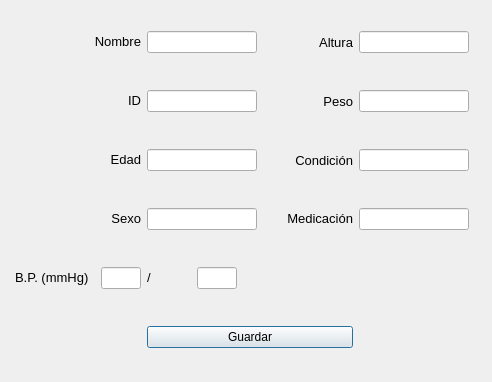
<?xml version="1.0" encoding="UTF-8"?>
<ui version="4.0">
 <class>Dialog</class>
 <widget class="QDialog" name="Dialog">
  <property name="geometry">
   <rect>
    <x>0</x>
    <y>0</y>
    <width>492</width>
    <height>382</height>
   </rect>
  </property>
  <property name="windowTitle">
   <string>Dialog</string>
  </property>
  <widget class="QWidget" name="gridLayoutWidget">
   <property name="geometry">
    <rect>
     <x>0</x>
     <y>0</y>
     <width>484</width>
     <height>381</height>
    </rect>
   </property>
   <layout class="QGridLayout" name="gridLayout">
    <property name="leftMargin">
     <number>15</number>
    </property>
    <property name="topMargin">
     <number>0</number>
    </property>
    <property name="rightMargin">
     <number>15</number>
    </property>
    <property name="bottomMargin">
     <number>0</number>
    </property>
    <item row="0" column="0" colspan="2">
     <widget class="QLabel" name="label">
      <property name="sizePolicy">
       <sizepolicy hsizetype="Expanding" vsizetype="Fixed">
        <horstretch>0</horstretch>
        <verstretch>0</verstretch>
       </sizepolicy>
      </property>
      <property name="minimumSize">
       <size>
        <width>60</width>
        <height>0</height>
       </size>
      </property>
      <property name="font">
       <font>
        <pointsize>10</pointsize>
       </font>
      </property>
      <property name="text">
       <string>Nombre</string>
      </property>
      <property name="alignment">
       <set>Qt::AlignRight|Qt::AlignTrailing|Qt::AlignVCenter</set>
      </property>
     </widget>
    </item>
    <item row="2" column="2" colspan="2">
     <widget class="QLineEdit" name="age_ed"/>
    </item>
    <item row="3" column="2" colspan="2">
     <widget class="QLineEdit" name="sex_ed">
      <property name="minimumSize">
       <size>
        <width>110</width>
        <height>0</height>
       </size>
      </property>
     </widget>
    </item>
    <item row="0" column="2" colspan="2">
     <widget class="QLineEdit" name="name_ed"/>
    </item>
    <item row="1" column="4">
     <widget class="QLabel" name="label_8">
      <property name="sizePolicy">
       <sizepolicy hsizetype="Maximum" vsizetype="Preferred">
        <horstretch>0</horstretch>
        <verstretch>0</verstretch>
       </sizepolicy>
      </property>
      <property name="minimumSize">
       <size>
        <width>90</width>
        <height>0</height>
       </size>
      </property>
      <property name="font">
       <font>
        <pointsize>10</pointsize>
       </font>
      </property>
      <property name="text">
       <string>Peso</string>
      </property>
      <property name="alignment">
       <set>Qt::AlignRight|Qt::AlignTrailing|Qt::AlignVCenter</set>
      </property>
     </widget>
    </item>
    <item row="1" column="2" colspan="2">
     <widget class="QLineEdit" name="id_ed"/>
    </item>
    <item row="1" column="5">
     <widget class="QLineEdit" name="weight_ed">
      <property name="sizePolicy">
       <sizepolicy hsizetype="Fixed" vsizetype="Fixed">
        <horstretch>0</horstretch>
        <verstretch>0</verstretch>
       </sizepolicy>
      </property>
      <property name="minimumSize">
       <size>
        <width>110</width>
        <height>0</height>
       </size>
      </property>
     </widget>
    </item>
    <item row="2" column="5">
     <widget class="QLineEdit" name="cond_ed">
      <property name="sizePolicy">
       <sizepolicy hsizetype="Fixed" vsizetype="Fixed">
        <horstretch>0</horstretch>
        <verstretch>0</verstretch>
       </sizepolicy>
      </property>
      <property name="minimumSize">
       <size>
        <width>110</width>
        <height>0</height>
       </size>
      </property>
     </widget>
    </item>
    <item row="0" column="4">
     <widget class="QLabel" name="label_7">
      <property name="sizePolicy">
       <sizepolicy hsizetype="Maximum" vsizetype="Preferred">
        <horstretch>0</horstretch>
        <verstretch>0</verstretch>
       </sizepolicy>
      </property>
      <property name="minimumSize">
       <size>
        <width>90</width>
        <height>0</height>
       </size>
      </property>
      <property name="font">
       <font>
        <pointsize>10</pointsize>
       </font>
      </property>
      <property name="text">
       <string>Altura</string>
      </property>
      <property name="alignment">
       <set>Qt::AlignRight|Qt::AlignTrailing|Qt::AlignVCenter</set>
      </property>
     </widget>
    </item>
    <item row="4" column="1">
     <widget class="QLineEdit" name="BP_num_ed">
      <property name="sizePolicy">
       <sizepolicy hsizetype="Fixed" vsizetype="Fixed">
        <horstretch>0</horstretch>
        <verstretch>0</verstretch>
       </sizepolicy>
      </property>
      <property name="maximumSize">
       <size>
        <width>40</width>
        <height>16777215</height>
       </size>
      </property>
     </widget>
    </item>
    <item row="0" column="5">
     <widget class="QLineEdit" name="height_ed">
      <property name="sizePolicy">
       <sizepolicy hsizetype="Fixed" vsizetype="Fixed">
        <horstretch>0</horstretch>
        <verstretch>0</verstretch>
       </sizepolicy>
      </property>
      <property name="minimumSize">
       <size>
        <width>110</width>
        <height>0</height>
       </size>
      </property>
     </widget>
    </item>
    <item row="2" column="4">
     <widget class="QLabel" name="label_9">
      <property name="sizePolicy">
       <sizepolicy hsizetype="Maximum" vsizetype="Preferred">
        <horstretch>0</horstretch>
        <verstretch>0</verstretch>
       </sizepolicy>
      </property>
      <property name="minimumSize">
       <size>
        <width>90</width>
        <height>0</height>
       </size>
      </property>
      <property name="font">
       <font>
        <pointsize>10</pointsize>
       </font>
      </property>
      <property name="text">
       <string>Condición</string>
      </property>
      <property name="alignment">
       <set>Qt::AlignRight|Qt::AlignTrailing|Qt::AlignVCenter</set>
      </property>
     </widget>
    </item>
    <item row="5" column="2" colspan="3">
     <widget class="QPushButton" name="save_pat_b">
      <property name="text">
       <string>Guardar</string>
      </property>
     </widget>
    </item>
    <item row="1" column="0" colspan="2">
     <widget class="QLabel" name="label_4">
      <property name="sizePolicy">
       <sizepolicy hsizetype="Expanding" vsizetype="Fixed">
        <horstretch>0</horstretch>
        <verstretch>0</verstretch>
       </sizepolicy>
      </property>
      <property name="minimumSize">
       <size>
        <width>60</width>
        <height>0</height>
       </size>
      </property>
      <property name="font">
       <font>
        <pointsize>10</pointsize>
       </font>
      </property>
      <property name="text">
       <string>ID</string>
      </property>
      <property name="alignment">
       <set>Qt::AlignRight|Qt::AlignTrailing|Qt::AlignVCenter</set>
      </property>
     </widget>
    </item>
    <item row="4" column="0">
     <widget class="QLabel" name="label_3">
      <property name="sizePolicy">
       <sizepolicy hsizetype="Maximum" vsizetype="Fixed">
        <horstretch>0</horstretch>
        <verstretch>0</verstretch>
       </sizepolicy>
      </property>
      <property name="minimumSize">
       <size>
        <width>80</width>
        <height>0</height>
       </size>
      </property>
      <property name="font">
       <font>
        <pointsize>10</pointsize>
       </font>
      </property>
      <property name="text">
       <string>B.P. (mmHg)</string>
      </property>
     </widget>
    </item>
    <item row="2" column="0" colspan="2">
     <widget class="QLabel" name="label_2">
      <property name="sizePolicy">
       <sizepolicy hsizetype="Expanding" vsizetype="Fixed">
        <horstretch>0</horstretch>
        <verstretch>0</verstretch>
       </sizepolicy>
      </property>
      <property name="minimumSize">
       <size>
        <width>60</width>
        <height>0</height>
       </size>
      </property>
      <property name="font">
       <font>
        <pointsize>10</pointsize>
       </font>
      </property>
      <property name="text">
       <string>Edad</string>
      </property>
      <property name="alignment">
       <set>Qt::AlignRight|Qt::AlignTrailing|Qt::AlignVCenter</set>
      </property>
     </widget>
    </item>
    <item row="3" column="0" colspan="2">
     <widget class="QLabel" name="label_5">
      <property name="sizePolicy">
       <sizepolicy hsizetype="Expanding" vsizetype="Fixed">
        <horstretch>0</horstretch>
        <verstretch>0</verstretch>
       </sizepolicy>
      </property>
      <property name="minimumSize">
       <size>
        <width>60</width>
        <height>0</height>
       </size>
      </property>
      <property name="font">
       <font>
        <pointsize>10</pointsize>
       </font>
      </property>
      <property name="text">
       <string>Sexo</string>
      </property>
      <property name="alignment">
       <set>Qt::AlignRight|Qt::AlignTrailing|Qt::AlignVCenter</set>
      </property>
     </widget>
    </item>
    <item row="4" column="2">
     <widget class="QLabel" name="label_6">
      <property name="sizePolicy">
       <sizepolicy hsizetype="Fixed" vsizetype="Fixed">
        <horstretch>0</horstretch>
        <verstretch>0</verstretch>
       </sizepolicy>
      </property>
      <property name="minimumSize">
       <size>
        <width>0</width>
        <height>0</height>
       </size>
      </property>
      <property name="font">
       <font>
        <pointsize>10</pointsize>
       </font>
      </property>
      <property name="text">
       <string>/</string>
      </property>
     </widget>
    </item>
    <item row="4" column="3">
     <widget class="QLineEdit" name="BP_den_ed">
      <property name="sizePolicy">
       <sizepolicy hsizetype="Fixed" vsizetype="Fixed">
        <horstretch>0</horstretch>
        <verstretch>0</verstretch>
       </sizepolicy>
      </property>
      <property name="maximumSize">
       <size>
        <width>40</width>
        <height>16777215</height>
       </size>
      </property>
     </widget>
    </item>
    <item row="3" column="4">
     <widget class="QLabel" name="label_10">
      <property name="sizePolicy">
       <sizepolicy hsizetype="Maximum" vsizetype="Fixed">
        <horstretch>0</horstretch>
        <verstretch>0</verstretch>
       </sizepolicy>
      </property>
      <property name="minimumSize">
       <size>
        <width>90</width>
        <height>0</height>
       </size>
      </property>
      <property name="font">
       <font>
        <pointsize>10</pointsize>
       </font>
      </property>
      <property name="text">
       <string>Medicación</string>
      </property>
      <property name="alignment">
       <set>Qt::AlignRight|Qt::AlignTrailing|Qt::AlignVCenter</set>
      </property>
     </widget>
    </item>
    <item row="3" column="5">
     <widget class="QLineEdit" name="med_ed">
      <property name="sizePolicy">
       <sizepolicy hsizetype="Fixed" vsizetype="Fixed">
        <horstretch>0</horstretch>
        <verstretch>0</verstretch>
       </sizepolicy>
      </property>
      <property name="minimumSize">
       <size>
        <width>110</width>
        <height>0</height>
       </size>
      </property>
     </widget>
    </item>
   </layout>
  </widget>
 </widget>
 <resources/>
 <connections/>
</ui>
